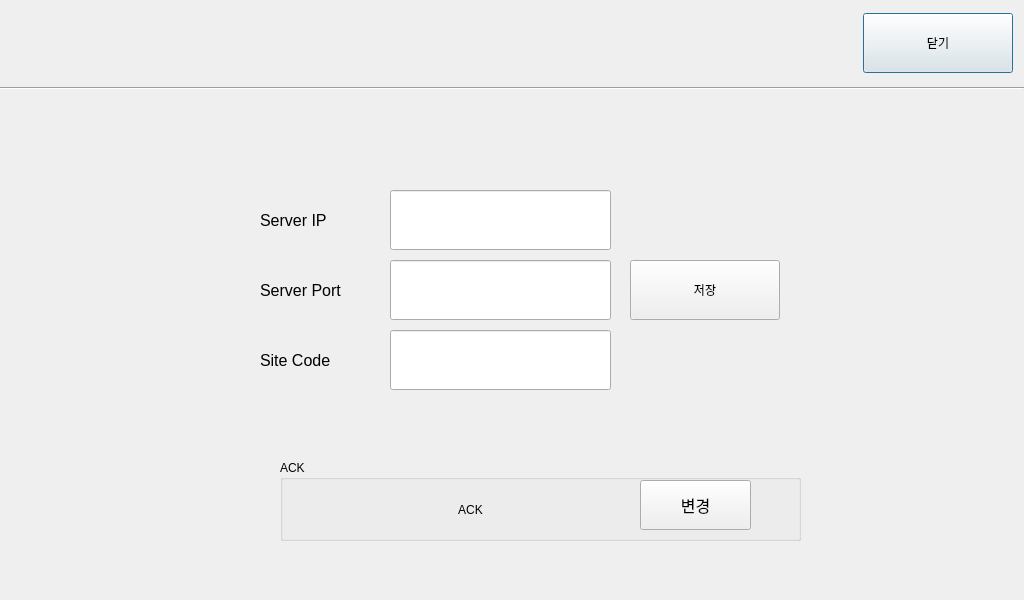
<?xml version="1.0" encoding="UTF-8"?>
<ui version="4.0">
 <class>EpsHasuSetup</class>
 <widget class="QDialog" name="EpsHasuSetup">
  <property name="geometry">
   <rect>
    <x>0</x>
    <y>0</y>
    <width>1024</width>
    <height>600</height>
   </rect>
  </property>
  <property name="windowTitle">
   <string>Dialog</string>
  </property>
  <widget class="QPushButton" name="close">
   <property name="geometry">
    <rect>
     <x>863</x>
     <y>13</y>
     <width>150</width>
     <height>60</height>
    </rect>
   </property>
   <property name="text">
    <string>닫기</string>
   </property>
  </widget>
  <widget class="Line" name="line">
   <property name="geometry">
    <rect>
     <x>0</x>
     <y>80</y>
     <width>1024</width>
     <height>16</height>
    </rect>
   </property>
   <property name="orientation">
    <enum>Qt::Horizontal</enum>
   </property>
  </widget>
  <widget class="QLabel" name="siteName_2">
   <property name="geometry">
    <rect>
     <x>260</x>
     <y>260</y>
     <width>100</width>
     <height>60</height>
    </rect>
   </property>
   <property name="font">
    <font>
     <pointsize>12</pointsize>
    </font>
   </property>
   <property name="text">
    <string>Server Port</string>
   </property>
   <property name="alignment">
    <set>Qt::AlignLeading|Qt::AlignLeft|Qt::AlignVCenter</set>
   </property>
  </widget>
  <widget class="NumEdit" name="serverPort">
   <property name="geometry">
    <rect>
     <x>390</x>
     <y>260</y>
     <width>221</width>
     <height>60</height>
    </rect>
   </property>
   <property name="font">
    <font>
     <pointsize>12</pointsize>
    </font>
   </property>
   <property name="maxLength">
    <number>6</number>
   </property>
  </widget>
  <widget class="QPushButton" name="serverSave">
   <property name="geometry">
    <rect>
     <x>630</x>
     <y>260</y>
     <width>150</width>
     <height>60</height>
    </rect>
   </property>
   <property name="text">
    <string>저장</string>
   </property>
  </widget>
  <widget class="QLabel" name="label_21">
   <property name="geometry">
    <rect>
     <x>260</x>
     <y>190</y>
     <width>100</width>
     <height>60</height>
    </rect>
   </property>
   <property name="font">
    <font>
     <pointsize>12</pointsize>
    </font>
   </property>
   <property name="text">
    <string>Server IP</string>
   </property>
   <property name="alignment">
    <set>Qt::AlignLeading|Qt::AlignLeft|Qt::AlignVCenter</set>
   </property>
  </widget>
  <widget class="QLabel" name="siteName">
   <property name="geometry">
    <rect>
     <x>260</x>
     <y>330</y>
     <width>100</width>
     <height>60</height>
    </rect>
   </property>
   <property name="font">
    <font>
     <pointsize>12</pointsize>
    </font>
   </property>
   <property name="text">
    <string>Site Code</string>
   </property>
   <property name="alignment">
    <set>Qt::AlignLeading|Qt::AlignLeft|Qt::AlignVCenter</set>
   </property>
  </widget>
  <widget class="MyLineEdit" name="siteCode">
   <property name="geometry">
    <rect>
     <x>390</x>
     <y>330</y>
     <width>221</width>
     <height>60</height>
    </rect>
   </property>
   <property name="font">
    <font>
     <pointsize>12</pointsize>
    </font>
   </property>
   <property name="maxLength">
    <number>6</number>
   </property>
  </widget>
  <widget class="IpEdit" name="serverIp">
   <property name="geometry">
    <rect>
     <x>390</x>
     <y>190</y>
     <width>221</width>
     <height>60</height>
    </rect>
   </property>
   <property name="font">
    <font>
     <pointsize>12</pointsize>
    </font>
   </property>
  </widget>
  <widget class="QGroupBox" name="groupBox_7">
   <property name="geometry">
    <rect>
     <x>280</x>
     <y>460</y>
     <width>521</width>
     <height>81</height>
    </rect>
   </property>
   <property name="title">
    <string>ACK</string>
   </property>
   <widget class="QPushButton" name="btnAck">
    <property name="geometry">
     <rect>
      <x>360</x>
      <y>20</y>
      <width>111</width>
      <height>50</height>
     </rect>
    </property>
    <property name="font">
     <font>
      <pointsize>12</pointsize>
     </font>
    </property>
    <property name="text">
     <string>변경</string>
    </property>
   </widget>
   <widget class="QLabel" name="useAck">
    <property name="geometry">
     <rect>
      <x>100</x>
      <y>30</y>
      <width>181</width>
      <height>40</height>
     </rect>
    </property>
    <property name="text">
     <string>ACK</string>
    </property>
    <property name="alignment">
     <set>Qt::AlignCenter</set>
    </property>
   </widget>
  </widget>
 </widget>
 <customwidgets>
  <customwidget>
   <class>NumEdit</class>
   <extends>QLineEdit</extends>
   <header location="global">numedit.h</header>
  </customwidget>
  <customwidget>
   <class>MyLineEdit</class>
   <extends>QLineEdit</extends>
   <header location="global">mylineedit.h</header>
  </customwidget>
  <customwidget>
   <class>IpEdit</class>
   <extends>QLineEdit</extends>
   <header location="global">ipedit.h</header>
  </customwidget>
 </customwidgets>
 <resources/>
 <connections/>
</ui>
